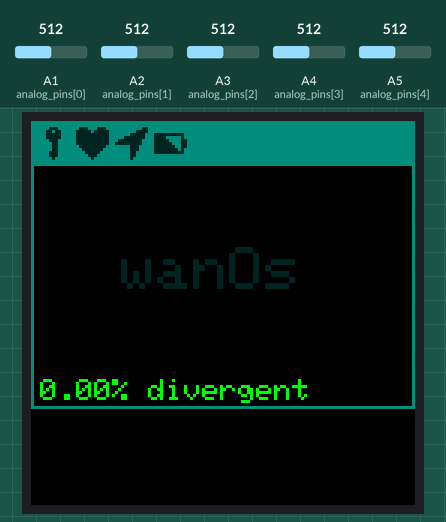
Bench run of a sketch on a simulated Arduino Uno, built with avr-gcc and run on an emulated ATmega328P. Parts: 128×128 colour display. Inputs (shaded band) come from the test bench; at power-on: A1 (analog_pins[0]) = 512, A2 (analog_pins[1]) = 512, A3 (analog_pins[2]) = 512, A4 (analog_pins[3]) = 512, A5 (analog_pins[4]) = 512. Random numbers use the default seed unless the sketch sets one.

Above: at 1.2 s.
1.3 s: A1 (analog_pins[0]) set to 207
2.8 s: A1 (analog_pins[0]) set to 191
At 3.9 s:
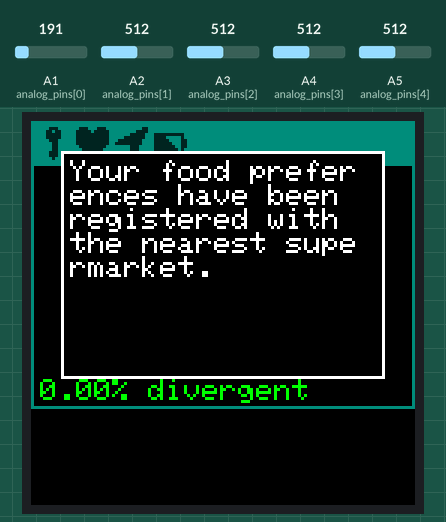
At 21.2 s:
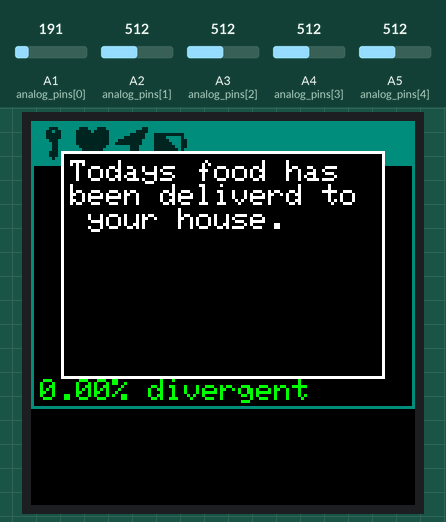
Timing chart, 0 to 21.5 s (numbered marks = the images above; inputs shaded):
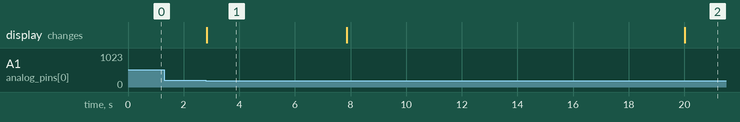

Measured:
- the behaviour switches between 200 and 199 on A1 (analog_pins[0]) (found by bisection; images 0 and 1)
- after the input at 1.3 s, every drawn part: stays the same
- what the display in image 1 shows lasts 5.1 s, from 2.8 s to 7.9 s

The sketch:

wanOs.ino
```cpp
// DONT CHANGE PINS 15 AND 16
#define sclk 15 //cl
#define mosi 16 //si
#define dc   2
#define cs   5 //OC
#define rst  3

// Color definitions
#define BLACK           0x0000
#define BLUE            0x001F
#define RED             0xF800
#define GREEN           0x07E0
#define CYAN            0x07FF
#define MAGENTA         0xF81F
#define YELLOW          0xFFE0
#define WHITE           0xFFFF
#define DARK_CYAN       0x0124
#define MEDIUM_CYAN     0x046F

#include <Adafruit_GFX.h>
#include <Adafruit_SSD1351.h>
#include <SPI.h>

Adafruit_SSD1351 tft = Adafruit_SSD1351(cs, dc, rst);

static const uint8_t wanLogo[759][2] = {{18,0},{19,0},{20,0},{21,0},{38,0},{39,0},{40,0},{41,0},{18,1},{19,1},{20,1},{21,1},{38,1},{39,1},{40,1},{41,1},{14,2},{15,2},{16,2},{17,2},{18,2},{19,2},{20,2},{21,2},{22,2},{23,2},{24,2},{25,2},{26,2},{27,2},{28,2},{29,2},{30,2},{31,2},{32,2},{33,2},{34,2},{35,2},{36,2},{37,2},{38,2},{39,2},{40,2},{41,2},{42,2},{43,2},{44,2},{45,2},{46,2},{47,2},{14,3},{15,3},{16,3},{17,3},{18,3},{19,3},{20,3},{21,3},{22,3},{23,3},{24,3},{25,3},{26,3},{27,3},{28,3},{29,3},{30,3},{31,3},{32,3},{33,3},{34,3},{35,3},{36,3},{37,3},{38,3},{39,3},{40,3},{41,3},{42,3},{43,3},{44,3},{45,3},{46,3},{47,3},{8,4},{9,4},{10,4},{11,4},{12,4},{13,4},{14,4},{15,4},{20,4},{21,4},{22,4},{23,4},{36,4},{37,4},{38,4},{39,4},{44,4},{45,4},{46,4},{47,4},{48,4},{49,4},{50,4},{51,4},{8,5},{9,5},{10,5},{11,5},{12,5},{13,5},{14,5},{15,5},{20,5},{21,5},{22,5},{23,5},{36,5},{37,5},{38,5},{39,5},{44,5},{45,5},{46,5},{47,5},{48,5},{49,5},{50,5},{51,5},{4,6},{5,6},{6,6},{7,6},{8,6},{9,6},{10,6},{11,6},{20,6},{21,6},{38,6},{39,6},{40,6},{41,6},{48,6},{49,6},{50,6},{51,6},{52,6},{53,6},{54,6},{55,6},{4,7},{5,7},{6,7},{7,7},{8,7},{9,7},{10,7},{11,7},{20,7},{21,7},{38,7},{39,7},{40,7},{41,7},{48,7},{49,7},{50,7},{51,7},{52,7},{53,7},{54,7},{55,7},{2,8},{3,8},{4,8},{5,8},{18,8},{19,8},{20,8},{21,8},{38,8},{39,8},{40,8},{41,8},{54,8},{55,8},{56,8},{57,8},{2,9},{3,9},{4,9},{5,9},{18,9},{19,9},{20,9},{21,9},{38,9},{39,9},{40,9},{41,9},{54,9},{55,9},{56,9},{57,9},{2,10},{3,10},{4,10},{5,10},{18,10},{19,10},{20,10},{21,10},{40,10},{41,10},{54,10},{55,10},{56,10},{57,10},{2,11},{3,11},{4,11},{5,11},{18,11},{19,11},{20,11},{21,11},{40,11},{41,11},{54,11},{55,11},{56,11},{57,11},{2,12},{3,12},{4,12},{5,12},{16,12},{17,12},{18,12},{19,12},{40,12},{41,12},{42,12},{43,12},{54,12},{55,12},{56,12},{57,12},{2,13},{3,13},{4,13},{5,13},{16,13},{17,13},{18,13},{19,13},{40,13},{41,13},{42,13},{43,13},{54,13},{55,13},{56,13},{57,13},{2,14},{3,14},{4,14},{5,14},{16,14},{17,14},{18,14},{19,14},{42,14},{43,14},{56,14},{57,14},{2,15},{3,15},{4,15},{5,15},{16,15},{17,15},{18,15},{19,15},{42,15},{43,15},{56,15},{57,15},{2,16},{3,16},{14,16},{15,16},{16,16},{17,16},{42,16},{43,16},{44,16},{45,16},{56,16},{57,16},{2,17},{3,17},{14,17},{15,17},{16,17},{17,17},{42,17},{43,17},{44,17},{45,17},{56,17},{57,17},{2,18},{3,18},{12,18},{13,18},{14,18},{15,18},{44,18},{45,18},{46,18},{47,18},{56,18},{57,18},{2,19},{3,19},{12,19},{13,19},{14,19},{15,19},{44,19},{45,19},{46,19},{47,19},{56,19},{57,19},{2,20},{3,20},{12,20},{13,20},{14,20},{15,20},{46,20},{47,20},{56,20},{57,20},{2,21},{3,21},{12,21},{13,21},{14,21},{15,21},{46,21},{47,21},{56,21},{57,21},{2,22},{3,22},{10,22},{11,22},{12,22},{13,22},{46,22},{47,22},{48,22},{49,22},{56,22},{57,22},{2,23},{3,23},{10,23},{11,23},{12,23},{13,23},{46,23},{47,23},{48,23},{49,23},{56,23},{57,23},{2,24},{3,24},{8,24},{9,24},{10,24},{11,24},{48,24},{49,24},{50,24},{51,24},{56,24},{57,24},{2,25},{3,25},{8,25},{9,25},{10,25},{11,25},{48,25},{49,25},{50,25},{51,25},{56,25},{57,25},{2,26},{3,26},{6,26},{7,26},{8,26},{9,26},{10,26},{11,26},{20,26},{21,26},{38,26},{39,26},{48,26},{49,26},{50,26},{51,26},{52,26},{53,26},{56,26},{57,26},{2,27},{3,27},{6,27},{7,27},{8,27},{9,27},{10,27},{11,27},{20,27},{21,27},{38,27},{39,27},{48,27},{49,27},{50,27},{51,27},{52,27},{53,27},{56,27},{57,27},{2,28},{3,28},{4,28},{5,28},{6,28},{7,28},{10,28},{11,28},{20,28},{21,28},{38,28},{39,28},{48,28},{49,28},{52,28},{53,28},{54,28},{55,28},{56,28},{57,28},{2,29},{3,29},{4,29},{5,29},{6,29},{7,29},{10,29},{11,29},{20,29},{21,29},{38,29},{39,29},{48,29},{49,29},{52,29},{53,29},{54,29},{55,29},{56,29},{57,29},{2,30},{3,30},{4,30},{5,30},{10,30},{11,30},{12,30},{13,30},{20,30},{21,30},{38,30},{39,30},{48,30},{49,30},{54,30},{55,30},{56,30},{57,30},{2,31},{3,31},{4,31},{5,31},{10,31},{11,31},{12,31},{13,31},{20,31},{21,31},{38,31},{39,31},{48,31},{49,31},{54,31},{55,31},{56,31},{57,31},{10,32},{11,32},{12,32},{13,32},{46,32},{47,32},{48,32},{49,32},{10,33},{11,33},{12,33},{13,33},{46,33},{47,33},{48,33},{49,33},{12,34},{13,34},{46,34},{47,34},{12,35},{13,35},{46,35},{47,35},{12,36},{13,36},{14,36},{15,36},{44,36},{45,36},{46,36},{47,36},{12,37},{13,37},{14,37},{15,37},{44,37},{45,37},{46,37},{47,37},{14,38},{15,38},{44,38},{45,38},{46,38},{47,38},{14,39},{15,39},{44,39},{45,39},{46,39},{47,39},{14,40},{15,40},{16,40},{17,40},{24,40},{25,40},{26,40},{27,40},{28,40},{29,40},{30,40},{31,40},{32,40},{33,40},{34,40},{35,40},{42,40},{43,40},{44,40},{45,40},{14,41},{15,41},{16,41},{17,41},{24,41},{25,41},{26,41},{27,41},{28,41},{29,41},{30,41},{31,41},{32,41},{33,41},{34,41},{35,41},{42,41},{43,41},{44,41},{45,41},{16,42},{17,42},{18,42},{19,42},{28,42},{29,42},{30,42},{31,42},{42,42},{43,42},{44,42},{45,42},{16,43},{17,43},{18,43},{19,43},{28,43},{29,43},{30,43},{31,43},{42,43},{43,43},{44,43},{45,43},{16,44},{17,44},{18,44},{19,44},{20,44},{21,44},{28,44},{29,44},{30,44},{31,44},{40,44},{41,44},{42,44},{43,44},{16,45},{17,45},{18,45},{19,45},{20,45},{21,45},{28,45},{29,45},{30,45},{31,45},{40,45},{41,45},{42,45},{43,45},{18,46},{19,46},{20,46},{21,46},{22,46},{23,46},{36,46},{37,46},{38,46},{39,46},{40,46},{41,46},{18,47},{19,47},{20,47},{21,47},{22,47},{23,47},{36,47},{37,47},{38,47},{39,47},{40,47},{41,47},{20,48},{21,48},{22,48},{23,48},{24,48},{25,48},{26,48},{27,48},{28,48},{29,48},{30,48},{31,48},{32,48},{33,48},{34,48},{35,48},{36,48},{37,48},{38,48},{39,48},{20,49},{21,49},{22,49},{23,49},{24,49},{25,49},{26,49},{27,49},{28,49},{29,49},{30,49},{31,49},{32,49},{33,49},{34,49},{35,49},{36,49},{37,49},{38,49},{39,49},{24,50},{25,50},{26,50},{27,50},{28,50},{29,50},{30,50},{31,50},{32,50},{33,50},{34,50},{35,50},{24,51},{25,51},{26,51},{27,51},{28,51},{29,51},{30,51},{31,51},{32,51},{33,51},{34,51},{35,51}};
static const uint8_t keyIcon[33][2] = {{4,0},{5,0},{6,0},{3,1},{4,1},{6,1},{7,1},{3,2},{4,2},{5,2},{6,2},{7,2},{3,3},{4,3},{5,3},{6,3},{7,3},{4,4},{5,4},{6,4},{5,5},{6,5},{5,6},{6,6},{5,7},{6,7},{4,8},{5,8},{6,8},{4,9},{5,9},{6,9},{5,10}};
static const uint8_t heartIcon[85][2] = {{1,0},{2,0},{3,0},{7,0},{8,0},{9,0},{0,1},{1,1},{2,1},{3,1},{4,1},{6,1},{7,1},{8,1},{9,1},{10,1},{0,2},{1,2},{2,2},{3,2},{4,2},{5,2},{6,2},{7,2},{8,2},{9,2},{10,2},{0,3},{1,3},{2,3},{3,3},{4,3},{5,3},{6,3},{7,3},{8,3},{9,3},{10,3},{0,4},{1,4},{2,4},{3,4},{4,4},{5,4},{6,4},{7,4},{8,4},{9,4},{10,4},{0,5},{1,5},{2,5},{3,5},{4,5},{5,5},{6,5},{7,5},{8,5},{9,5},{10,5},{1,6},{2,6},{3,6},{4,6},{5,6},{6,6},{7,6},{8,6},{9,6},{2,7},{3,7},{4,7},{5,7},{6,7},{7,7},{8,7},{3,8},{4,8},{5,8},{6,8},{7,8},{4,9},{5,9},{6,9},{5,10}};
static const uint8_t gpsIcon[46][2] = {{9,0},{10,0},{7,1},{8,1},{9,1},{10,1},{5,2},{6,2},{7,2},{8,2},{9,2},{3,3},{4,3},{5,3},{6,3},{7,3},{8,3},{9,3},{1,4},{2,4},{3,4},{4,4},{5,4},{6,4},{7,4},{8,4},{0,5},{1,5},{2,5},{3,5},{4,5},{5,5},{6,5},{7,5},{8,5},{5,6},{6,6},{7,6},{5,7},{6,7},{7,7},{5,8},{6,8},{5,9},{6,9},{5,10}};
static const uint8_t batteryIcon[58][2] = {{0,2},{1,2},{2,2},{3,2},{4,2},{5,2},{6,2},{7,2},{8,2},{9,2},{0,3},{1,3},{2,3},{3,3},{9,3},{0,4},{1,4},{2,4},{3,4},{4,4},{9,4},{10,4},{0,5},{1,5},{2,5},{3,5},{4,5},{5,5},{9,5},{10,5},{0,6},{1,6},{2,6},{3,6},{4,6},{5,6},{6,6},{9,6},{10,6},{0,7},{1,7},{2,7},{3,7},{4,7},{5,7},{6,7},{7,7},{9,7},{0,8},{1,8},{2,8},{3,8},{4,8},{5,8},{6,8},{7,8},{8,8},{9,8}};

//array so we can loop over the analog ports
static const uint8_t analog_pins[] = {A1,A2,A3,A4,A5};

//arrays that hold the old and new status of the analog ports, each number coresponds with a specific chips
int analogStatesNew[] = {0,0,0,0,0};
int analogStatesOld[] = {0,0,0,0,0};

//bool that turns true when a value has been changed
bool changedChip = false;

//timers variables
long millisOld = 0;
long millisOldEvent = 0;
int timeOutPopup = 15000;
int timeOutChipChange = 10000;
long timeOutEvent = 20000;

//divergence meter
float divient = 0;

//legacy function because why not
void fillpixelbypixel(uint16_t color) {
  for (uint8_t x=0; x < tft.width(); x++) {
    for (uint8_t y=0; y < tft.height(); y++) {
      tft.drawPixel(x, y, color);
    }
  }
}

void setup(void) {

  tft.begin();
  tft.setRotation(0);
  tft.fillRect(0, 0, 96, 128, BLACK);
  //setup screen and make it black

  drawBaseInterface(analogStatesNew);
  //drawIcon(testicon,49,20,20,RED);
  // draw the basic interface
}

void loop() {
  // readout the values on analogpin's 0 trough 5 and set variables accordingly
  readoutAnalogPins();

  // check if the setting for that port is new, if so run the assosiated function (this should be a range of voltages)
  checkArrayStatus();

  // check if random event triggers (this cannot happen if there is a change on the ports
  randomEventTrigger();

}

void readoutAnalogPins(){
  for(int i =0; i < 5; i++){
    int temp = analogRead(analog_pins[i]); //check so we can autocreate the right analogport
    delay(1);
    if(temp > 300){
      analogStatesNew[i] = 0;
    }
    if(temp > 0 && temp < 200){
      analogStatesNew[i] = 1;
    }
    //repeat above if statement for all aprpopriate chip values
  }
}

void checkArrayStatus(){
  for(int i =0; i <5; i++){
    /*
    Serial.print(analogStatesNew[i]);
    Serial.print(analogStatesOld[i]);
    Serial.print("|");
    */
    if(analogStatesNew[i] != analogStatesOld[i]){
      analogStatesOld[i] = analogStatesNew[i];
      if(analogStatesNew[i] == 0){
        popupTrigger(0);
      }
      else{
      int k = i +1;
      popupTrigger(k);
      changedChip = true;
      }
    }
    else{
      analogStatesOld[i] = analogStatesNew[i];
      if(millisOld + timeOutChipChange < millis()){
        millisOld = millis();
        //in case of no changes and when timer expired release the changechip bool to allow for random events to happen. timeout should prob be around 30 sec;
        changedChip = false;
      }
    }
  }
  //Serial.println(",");
}

void popupTrigger(int value){
  switch(value){
    case 0:
      drawBaseInterface(analogStatesNew);
    break;
    case 1:
      drawPopup("Your food preferences have been registered with the nearest supermarket." , -0.2);
      delay(5000);
      drawBaseInterface(analogStatesNew);
    break;
    case 2:
    drawPopup("New Contacts added! You have 43 new friends!" , -0.5);
      delay(5000);
      drawBaseInterface(analogStatesNew);
    break;
    case 3:
      drawPopup("You should be at work right now! Hurry!" , 5.3);
      delay(5000);
      drawBaseInterface(analogStatesNew);
    break;
    case 4:
      drawPopup("The new Spice and Wolf season is airing right now! Go watch it!" , 1.5);
      delay(5000);
      drawBaseInterface(analogStatesNew);
    break;
    case 5:
      drawPopup("Don't forget to go to the football viewing party tonight." , -0.5);
      delay(5000);
      drawBaseInterface(analogStatesNew);
    break;
    //repeat for amount of triggers
  }
}

void randomEventTrigger(){
  if(changedChip){
    return;
  }
  else {
    //Serial.print("chip is not true, ");
    //Serial.println((millisOldEvent + timeOutEvent) - millis());
    if((millisOldEvent + timeOutEvent) < millis()){
      //we popup with a random event here
      //Serial.println("timer triggered");
      millisOldEvent = millis(); // update our counter with the last trigger event
      timeOutEvent = random(20000,60000);
      Serial.println(timeOutEvent);
      int r = random(0,5);
      int d = 5000;
      switch(r){
        case 1:
          drawPopup("2 Friends have been removed from your contacts." , 0.1);
          delay(d);
          drawBaseInterface(analogStatesNew);
        break;

        case 2:
          drawPopup("You should head over to the canteen for your daily Latté" , -0.5);
          delay(d);
          drawBaseInterface(analogStatesNew);
        break;

        case 3:
          drawPopup("You're late for your appointment! Hurry!" , 2.0);
          delay(d);
          drawBaseInterface(analogStatesNew);
        break;

        case 4:
          drawPopup("Todays food has been deliverd to your house." , -0.2);
          delay(d);
          drawBaseInterface(analogStatesNew);
        break;
      }
    }
  }
}

void drawBaseInterface(int valuesOfPorts[]) {
  //interface design goes here
  tft.fillScreen(BLACK);
  tft.fillRect(0,0,128,15,MEDIUM_CYAN);
  tft.drawRect(0,0,128,96,MEDIUM_CYAN);
  tft.setCursor(30,42);
  tft.setTextColor(DARK_CYAN);
  tft.setTextSize(2);
  tft.println("wanOs");
  tft.setTextSize(1);
  tft.setCursor(3,86);
  tft.setTextColor(GREEN);
  if(divient < 0){
    divient = 0;
  }
  String b = "% divergent";
  String a = divient + b;
  tft.println(a);

  //drawIcon(wanLogo, 756, 34,28,DARK_CYAN);
  drawIcon(keyIcon, 33, 2,2,DARK_CYAN);
  drawIcon(heartIcon, 85, 15,2,DARK_CYAN);
  drawIcon(gpsIcon, 46, 28,2,DARK_CYAN);
  drawIcon(batteryIcon, 58, 41,2,DARK_CYAN);

  /*for(int i =0; i < 5; i++){
    switch(analogStatesNew[i]){
      case 0:
        //drawIcon(logoArray, 0,0,RED);
      break;
      //more stuff for different states
    }
  }*/
}

void drawPopup(String message, float divi){
  tft.drawRect(10,10,108,76,WHITE);
  tft.fillRect(11,11,106,74,BLACK);

  int x = 13;
  int y = 13;
  //looping over the string so we can align the text in the popup box
  for(int i = 0; i < message.length(); i++){
    char a = message.charAt(i);
    if(i%16 == 0 && i != 0){ //if we have written 16 characters on a new line skip to the next line.
      x = 13;
      y = y + 8;
    }
    tft.drawChar(x,y,a,WHITE,BLACK,1);
    x = x + 6;
  }

  divient = divient + divi;
}

//icons should be 11 by 11
void drawIcon(uint8_t drawing[][2],int l, int x, int y, uint16_t color){
  //script to readout arryas generated by pauline and draw them somwhere on the screen
  for(int i = 0; i < l; i++){
    //pixel packets are here
    tft.drawPixel(drawing[i][0] + x,drawing[i][1] + y,color);
  }
}
```
